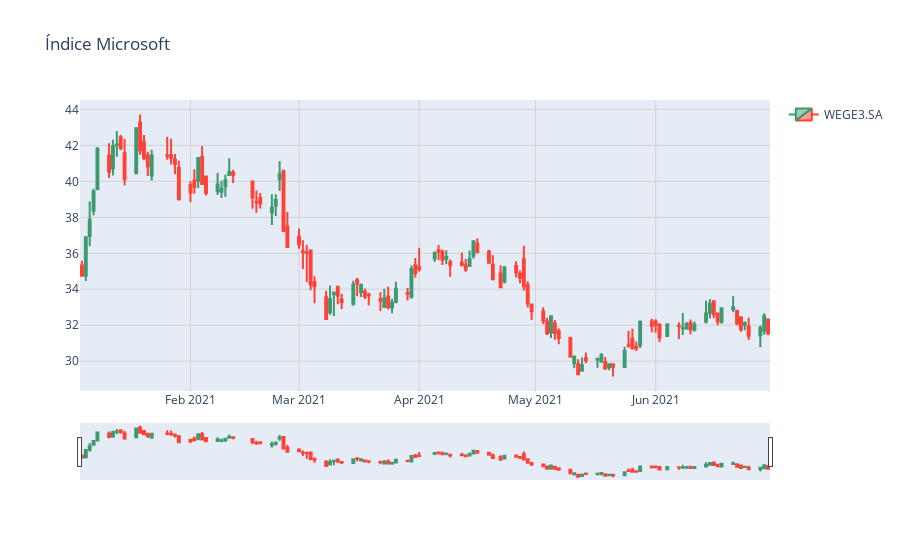

Write notebook code for a chart like this one.
### Code cell
grafico = graph_objects.Figure(
    data=[graph],
    layout_title="Índice Microsoft",
    # layout=layout
)
grafico.update_xaxes(showgrid=True, gridwidth=1, gridcolor='LightGrey')
grafico.update_yaxes(showgrid=True, gridwidth=1, gridcolor='LightGrey')

grafico
